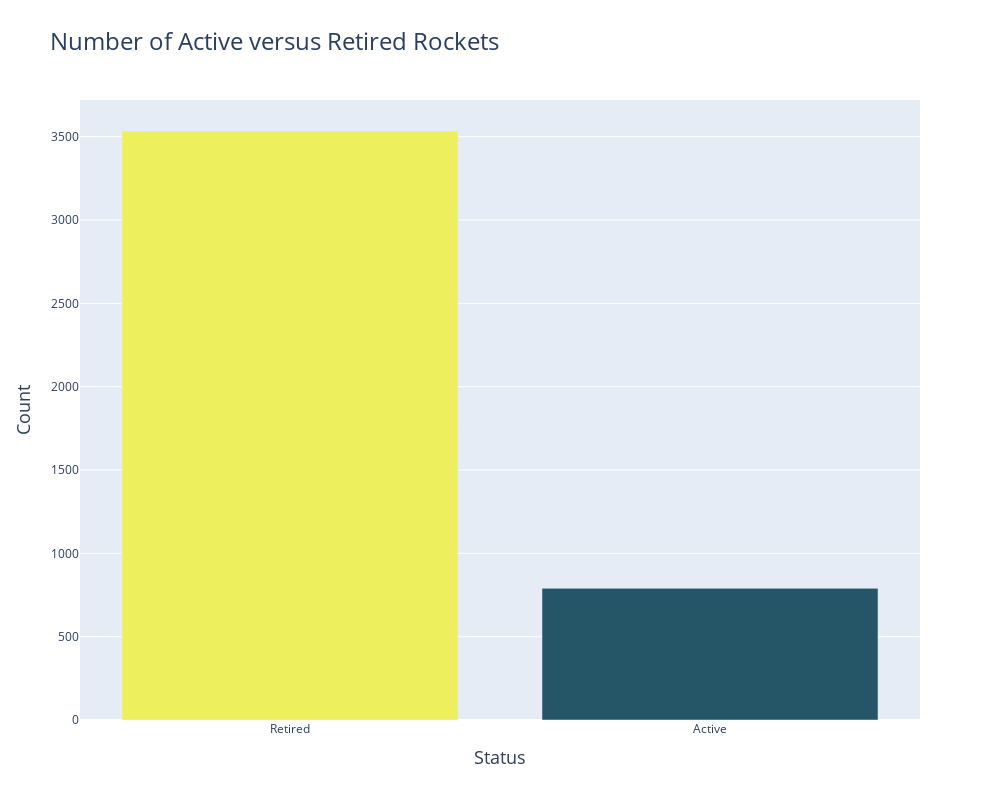

The notebook cell saved with this chart:
### Code cell
rocket_status_bar = px.bar(
    x=active_vs_retired.index,
    y=active_vs_retired.values, 
    title="Number of Active versus Retired Rockets",
    height=800,
    width=1000,
    color_continuous_scale='Aggrnyl',
    color = active_vs_retired.values
)

rocket_status_bar.update_layout(
    title_font_size=24,
    xaxis_title = "Status",
    xaxis_title_font_size = 18,
    yaxis_title = "Count",
    yaxis_title_font_size = 18,
    coloraxis_showscale=False,
)

rocket_status_bar.update_yaxes(
    categoryorder="total ascending"
)
rocket_status_bar.show()

### Figure 1 — Plotly figure (JSON) as saved in the notebook; plotly's stock layout.template omitted (floating-point values rounded to 4 significant figures)
{"data": [{"hovertemplate": "x=%{x}<br>y=%{y}<br>color=%{marker.color}<extra></extra>", "legendgroup": "", "marker": {"color": [3534, 790], "coloraxis": "coloraxis", "pattern": {"shape": ""}}, "name": "", "orientation": "v", "showlegend": false, "textposition": "auto", "type": "bar", "x": ["Retired", "Active"], "xaxis": "x", "y": [3534, 790], "yaxis": "y"}], "layout": {"barmode": "relative", "coloraxis": {"colorbar": {"title": {"text": "color"}}, "colorscale": [[0, "rgb(36, 86, 104)"], [0.1667, "rgb(15, 114, 121)"], [0.3333, "rgb(13, 143, 129)"], [0.5, "rgb(57, 171, 126)"], [0.6667, "rgb(110, 197, 116)"], [0.8333, "rgb(169, 220, 103)"], [1, "rgb(237, 239, 93)"]], "showscale": false}, "height": 800, "legend": {"tracegroupgap": 0}, "title": {"font": {"size": 24}, "text": "Number of Active versus Retired Rockets"}, "width": 1000, "xaxis": {"anchor": "y", "domain": [0, 1], "title": {"font": {"size": 18}, "text": "Status"}}, "yaxis": {"anchor": "x", "categoryorder": "total ascending", "domain": [0, 1], "title": {"font": {"size": 18}, "text": "Count"}}}}
